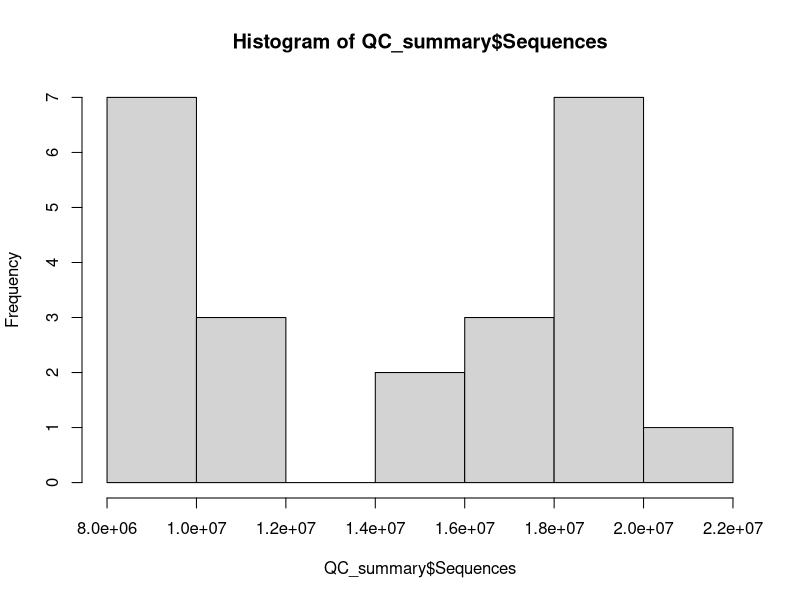
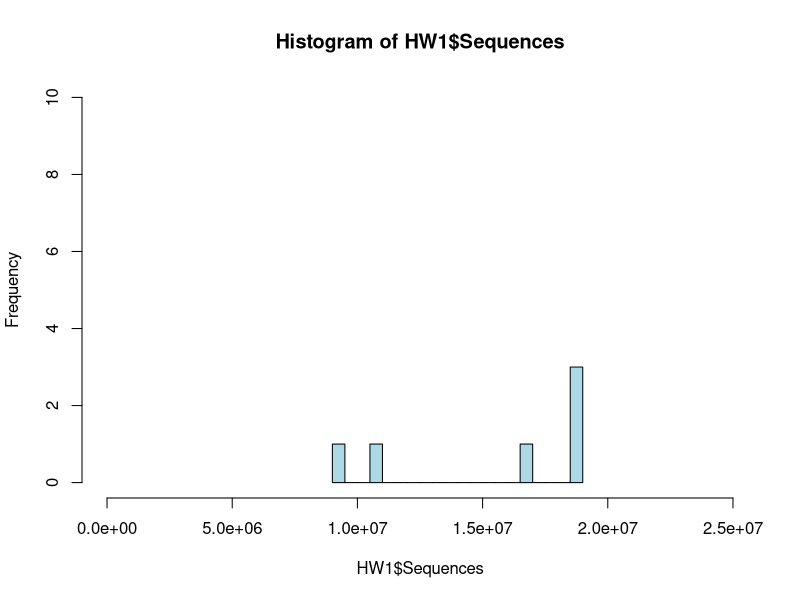
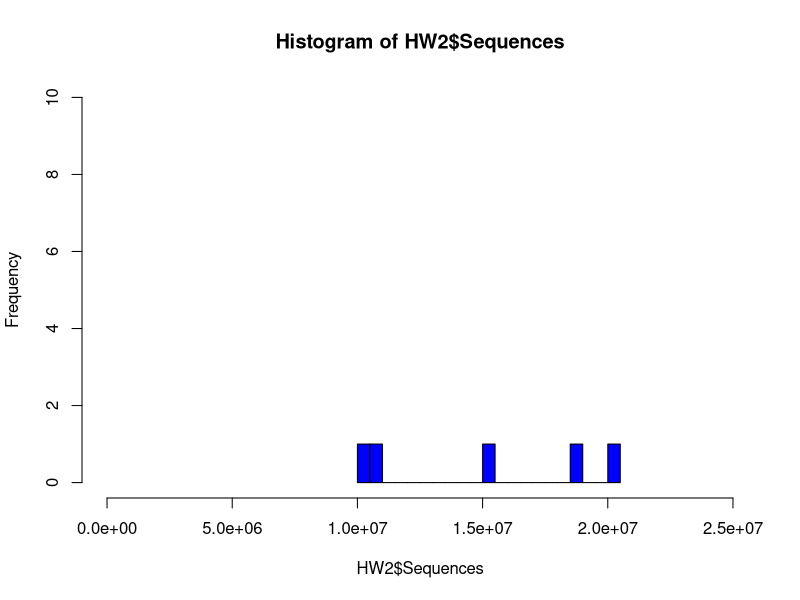
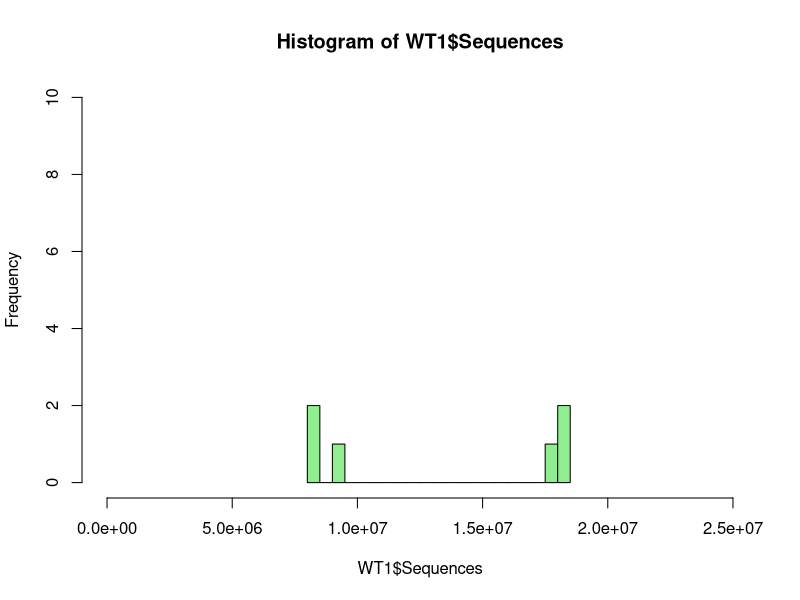
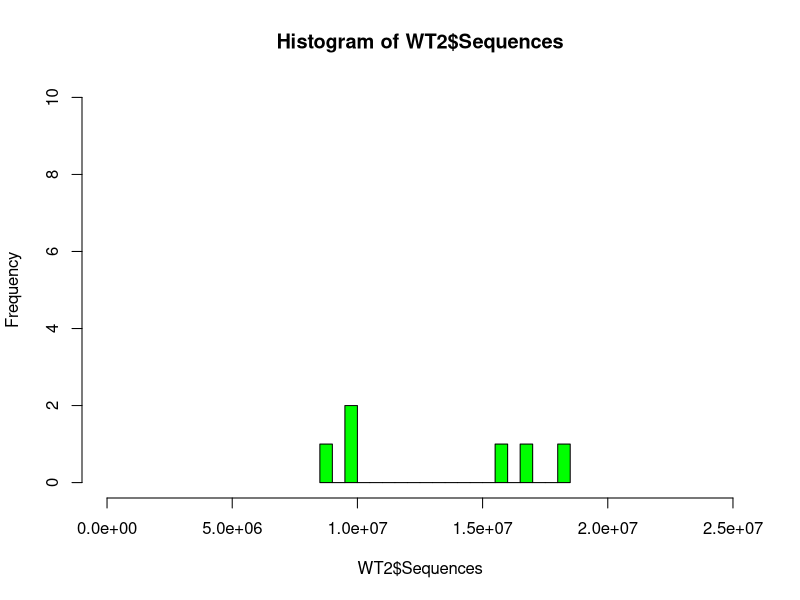

The R script that drew these images, in order: (Note: this script raises an error after producing the figures.)
## ---- chunk 1
knitr::opts_chunk$set(echo = TRUE)
knitr::opts_knit$set(root.dir = "~/computing/projects/EAPSI_Pocillopora_LPS")
## ---- chunk 2
library(readxl)
library(tidyverse)
library(ggplot2)
library(ggrepel)
QC_summary <- read_excel("./outputs/QCs/QCsummary.xlsx")
QC_summary <- read.csv("./outputs/QCs/QC_summary.csv")
sum(QC_summary$Sequences)
## ---- chunk 3
View(QC_summary)
str(QC_summary)
summary(QC_summary$Sequences)
## ---- chunk 4
QC_metrics <- QC_summary %>%
  select(Sequences, TrimmedSequences, uniquely_mapped, uniquely_mapped_percent, Assigned, percent_assigned)

summary_metrics <- data.frame()

for (metric in QC_metrics) {
  summary <- QC_metrics %>%
    dplyr::summarise(min = min(metric), max = max(metric), mean = mean(metric), sd = sd(metric))
  summary_metrics <- rbind(summary_metrics, summary)
}
rownames(summary_metrics) <- colnames(QC_metrics)
#summary_metrics %>% mutate_all(funs(round(.,3)))
write.csv(summary_metrics, file="./outputs/QCs/pipeline_summary_metrics.csv")
## ---- chunk 5
HW1 <- filter(QC_summary, colony == "Houwan1")
HW2 <- filter(QC_summary, colony == "Houwan2")
WT1 <- filter(QC_summary, colony == "Wanglitung1")
WT2 <- filter(QC_summary, colony == "Wanglitung2")
## ---- chunk 6
hist(QC_summary$Sequences)
par(mfrow=c(1,1))
hist(HW1$Sequences, breaks = 20, xlim = c(0, 2.5e7), ylim = c(0,10), col ="light blue")
hist(HW2$Sequences, breaks = 20, xlim = c(0, 2.5e7), ylim = c(0,10), col ="blue")
hist(WT1$Sequences, breaks = 20, xlim = c(0, 2.5e7), ylim = c(0,10), col ="light green")
hist(WT2$Sequences, breaks = 20, xlim = c(0, 2.5e7), ylim = c(0,10), col ="green")
## ---- chunk 7
QC_summary$condition <- factor(QC_summary$condition, levels = c("control", "LPS"), ordered = TRUE)
## ---- chunk 8
FASTQCg <- ggplot(QC_summary, aes(sample, Sequences, color = condition, shape = colony))
FASTQCg + geom_point() + scale_color_manual(values = condcolors_LPS) + scale_shape_manual(values = colshapes) + geom_hline(yintercept = 10000000, color  = "green") + geom_hline(yintercept = 8000000) + geom_hline(yintercept = 1000000, color = "red")
  #geom_text_repel(data = FASTQC_summary[1:15, ], aes(label = GNomExID), color = "black", size = 3, box.padding = unit(0.5, "lines")
## ---- chunk 9
pdf(file = "./outputs/QCs/seqdepth_genotype.pdf", width = 6, height=4)
FASTQCgg <- ggplot(QC_summary, aes(colony, Sequences, color = condition, shape = colony))
FASTQCgg + geom_point(size = 3) + scale_color_manual(values = condcolors_LPS) + scale_shape_manual(values = colshapes) + geom_hline(yintercept = 10000000, color  = "green") + geom_hline(yintercept = 8000000) + geom_hline(yintercept = 1000000, color = "red")
FASTQCgg + geom_col() + scale_color_manual(values = condcolors_LPS)
## ---- chunk 10
pdf(file = "./outputs/QCs/seqdepth_condition.pdf", width = 6.2, height=4)
FASTQCggg <- ggplot(QC_summary, aes(condition, Sequences, color = condition, shape = colony))
FASTQCggg + geom_point(size = 3) + scale_color_manual(values = condcolors_LPS) + scale_shape_manual(values = colshapes) + ylim(0,22000000) +
  geom_hline(yintercept = 10000000, color  = "green") +
  geom_hline(yintercept = 8000000) +
  geom_hline(yintercept = 1000000, color = "red") #
#+ geom_text_repel(data = FASTQC_summary[1:15, ], aes(label = GNomExID), color = "black", size = 3, box.padding = unit(0.5, "lines"))
